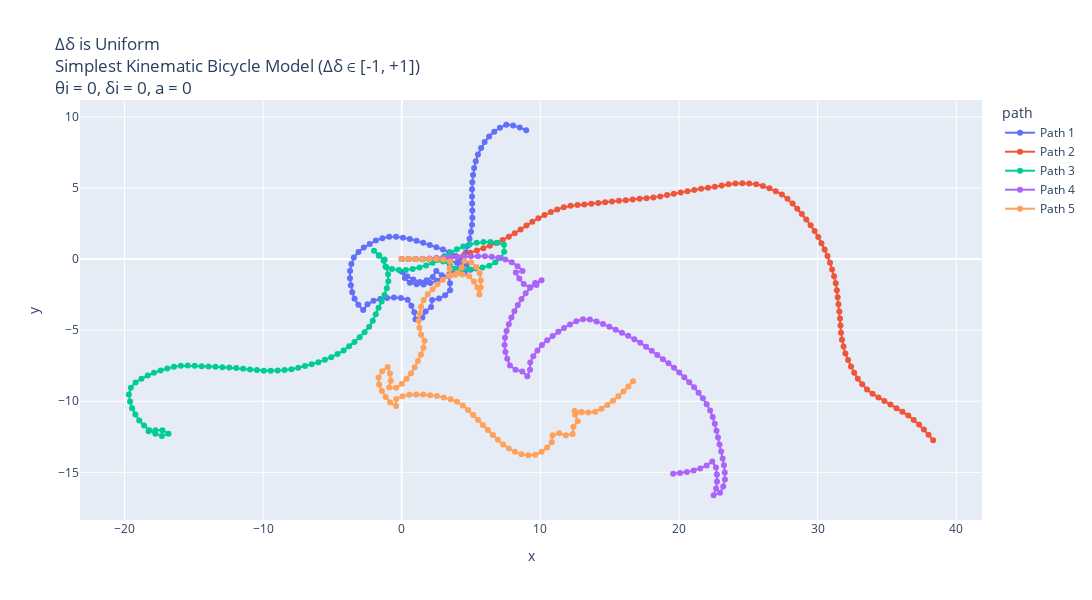

Here is the notebook cell this chart was saved with:
### Markdown cell above
Plots : When change in Steering Angle is Uniform Distribution

### Code cell
# Making 5 possible trajectories
trajectories = []
for i in range(5):
    x_traj, y_traj, theta_traj, delta_traj, uniform_change_in_delta, a_traj, v_traj = start_trajectory_when_change_is_uniform_distribution(theta_init=0.0, a_init=0.0, delta_init=0.0, v_init=5, mode="simple")
    trajectories.append((x_traj, y_traj, theta_traj, delta_traj, uniform_change_in_delta, a_traj, v_traj))


# Create a DataFrame for plotting
data = []
for i, (x_traj, y_traj, theta_traj, delta_traj, uniform_change_in_delta, a_traj, v_traj) in enumerate(trajectories):
    for x, y, v in zip(x_traj, y_traj, v_traj):
        data.append({"x": x, "y": y, "v": v, "path": f"Path {i+1}"})
df = pd.DataFrame(data)

# Create the plot
fig = px.line(df, x="x", y="y", color="path", custom_data=["v"], title="Δδ is Uniform <br>Simplest Kinematic Bicycle Model (Δδ ∈ [-1, +1]) <br>θi = 0, δi = 0, a = 0", render_mode="svg")
# Add hover functionality
fig.update_traces(mode="markers+lines", hovertemplate="<br>".join([
    "v: %{customdata[0]:.2f}",
    "x: %{x:.2f}",
    "y: %{y:.2f}"
]))
fig.update_layout(height=600,width=1130)
fig.show()


# Plotting in x w.r.t. time
dt = 0.1  # Time step
t_end = 10  # 10 seconds
t = np.arange(0, t_end + dt, dt)

plt.figure(figsize=(15, 6))
for i, (x_traj, y_traj, theta_traj, delta_traj, uniform_change_in_delta, a_traj, v_traj) in enumerate(trajectories):
    # Model built such that a remains same inside; can be randomised by using a random statement.
    # print(x_traj,"\n", y_traj)
    plt.plot(t, x_traj, label=f"Path {i+1}", alpha = 0.7)
plt.ylabel("x [m]")
plt.xlabel("t [s]")
plt.grid("True")
plt.title("x w.r.t. time")
plt.legend()
plt.show()


# Plotting in y w.r.t. time
dt = 0.1  # Time step
t_end = 10  # 10 seconds
t = np.arange(0, t_end + dt, dt)

plt.figure(figsize=(15, 6))
for i, (x_traj, y_traj, theta_traj, delta_traj, uniform_change_in_delta, a_traj, v_traj) in enumerate(trajectories):
    # Model built such that a remains same inside; can be randomised by using a random statement.
    # print(x_traj,"\n", y_traj)
    plt.plot(t, y_traj, label=f"Path {i+1}", alpha = 0.7)
plt.ylabel("y [m]")
plt.xlabel("t [s]")
plt.grid("True")
plt.title("Y w.r.t. time")
plt.legend()
plt.show()


# Plotting in theta(t) w.r.t. time
dt = 0.1  # Time step
t_end = 10  # 10 seconds
t = np.arange(0, t_end + dt, dt)

plt.figure(figsize=(15, 6))
for i, (x_traj, y_traj, theta_traj, delta_traj, uniform_change_in_delta, a_traj, v_traj) in enumerate(trajectories):
    # Model built such that a remains same inside; can be randomised by using a random statement.
    # print(x_traj,"\n", y_traj)
    plt.plot(t, theta_traj, label=f"Path {i+1}", alpha = 0.7)
plt.ylabel("θ [radian]")
plt.xlabel("t [s]")
plt.grid("True")
plt.title("Heading Angle w.r.t. time")
plt.legend()
plt.show()


# Plotting in delta(t) w.r.t. time
dt = 0.1  # Time step
t_end = 10  # 10 seconds
t = np.arange(0, t_end + dt, dt)

plt.figure(figsize=(15, 6))
for i, (x_traj, y_traj, theta_traj, delta_traj, uniform_change_in_delta, a_traj, v_traj) in enumerate(trajectories):
    # Model built such that a remains same inside; can be randomised by using a random statement.
    # print(x_traj,"\n", y_traj)
    plt.plot(t, delta_traj, label=f"Path {i+1}", alpha = 0.7)
plt.ylabel("δ [m/s]")
plt.xlabel("t [s]")
plt.grid("True")
plt.title("Steering Angle w.r.t. time")
plt.legend()
plt.show()


# Plotting variation in steering angle w.r.t. time
dt = 0.1  # Time step
t_end = 10  # 10 seconds
t = np.arange(0, t_end + dt, dt)

plt.figure(figsize=(15, 6))
for i, (x_traj, y_traj, theta_traj, delta_traj, uniform_change_in_delta, a_traj, v_traj) in enumerate(trajectories):
    # Model built such that a remains same inside; can be randomised by using a random statement.
    # print(x_traj,"\n", y_traj)
    plt.plot(t, uniform_change_in_delta, label=f"Path {i+1}", alpha = 0.7)
plt.ylabel("Δδ [radian]")
plt.xlabel("t [s]")
plt.grid("True")
plt.title("Δδ (Change in Steering Angle) w.r.t. time")
plt.legend()
plt.show()

### Figure 1 — Plotly figure (JSON) as saved in the notebook; plotly's stock layout.template omitted (floating-point values rounded to 4 significant figures)
{"data": [{"customdata": [[5], [5], [5], [5], [5], [5], [5], [5], [5], [5], [5], [5], [5], [5], [5], [5], [5], [5], [5], [5], [5], [5], [5], [5], [5], [5], [5], [5], [5], [5], [5], [5], [5], [5], [5], [5], [5], [5], [5], [5], [5], [5], [5], [5], [5], [5], [5], [5], [5], [5], [5], [5], [5], [5], [5], [5], [5], [5], [5], [5], [5], [5], [5], [5], [5], [5], [5], [5], [5], [5], [5], [5], [5], [5], [5], [5], [5], [5], [5], [5], [5], [5], [5], [5], [5], [5], [5], [5], [5], [5], [5], [5], [5], [5], [5], [5], [5], [5], [5], [5], [5]], "hovertemplate": "v: %{customdata[0]:.2f}<br>x: %{x:.2f}<br>y: %{y:.2f}", "legendgroup": "Path 1", "line": {"color": "#636efa", "dash": "solid"}, "marker": {"symbol": "circle"}, "mode": "markers+lines", "name": "Path 1", "orientation": "v", "showlegend": true, "type": "scatter", "x": [0, 0.5, 1, 1.5, 2.0, 2.5, 2.999, 3.494, 3.972, 4.421, 4.514, 4.963, 4.676, 4.288, 3.87, 3.43, 2.971, 2.497, 2.02, 1.545, 1.064, 0.5801, 0.08975, -0.4066, -0.9066, -1.397, -1.869, -2.311, -2.74, -3.127, -3.457, -3.637, -3.728, -3.735, -3.674, -3.573, -3.404, -3.132, -2.782, -2.471, -2.036, -1.554, -1.058, -0.5593, -0.06024, 0.4249, 0.6941, 0.9, 0.993, 1.481, 1.721, 2.116, 2.195, 2.686, 3.128, 3.489, 3.482, 3.385, 2.891, 2.491, 2.234, 1.788, 1.302, 0.832, 0.3894, 0.005435, 0.2188, 0.5876, 1.077, 1.577, 2.066, 2.534, 2.984, 3.425, 3.837, 4.209, 4.449, 4.622, 4.772, 4.89, 4.997, 5.071, 5.092, 5.089, 5.076, 5.065, 5.069, 5.089, 5.143, 5.219, 5.337, 5.5, 5.726, 5.979, 6.302, 6.669, 7.083, 7.537, 8.035, 8.513, 8.977], "xaxis": "x", "y": [0, 0, 0, -0.01518, -0.02132, -0.02414, -0.04876, -0.1196, -0.2663, -0.4862, -0.9775, -0.7582, -0.3493, -0.03327, 0.2406, 0.4784, 0.6757, 0.8362, 0.9867, 1.141, 1.28, 1.404, 1.502, 1.562, 1.56, 1.463, 1.297, 1.064, 0.807, 0.4906, 0.1147, -0.3518, -0.8434, -1.343, -1.84, -2.329, -2.8, -3.219, -3.577, -3.186, -2.939, -2.808, -2.743, -2.709, -2.739, -2.861, -3.282, -3.737, -4.229, -4.119, -3.68, -3.374, -2.88, -2.782, -2.549, -2.203, -1.703, -1.212, -1.134, -0.8337, -1.262, -1.489, -1.607, -1.437, -1.204, -0.8842, -1.336, -1.674, -1.776, -1.796, -1.692, -1.517, -1.3, -1.063, -0.7803, -0.4455, -0.007038, 0.4619, 0.9392, 1.425, 1.913, 2.408, 2.907, 3.407, 3.907, 4.407, 4.907, 5.407, 5.904, 6.398, 6.884, 7.357, 7.803, 8.234, 8.616, 8.955, 9.235, 9.446, 9.398, 9.252, 9.065], "yaxis": "y"}, {"customdata": [[5], [5], [5], [5], [5], [5], [5], [5], [5], [5], [5], [5], [5], [5], [5], [5], [5], [5], [5], [5], [5], [5], [5], [5], [5], [5], [5], [5], [5], [5], [5], [5], [5], [5], [5], [5], [5], [5], [5], [5], [5], [5], [5], [5], [5], [5], [5], [5], [5], [5], [5], [5], [5], [5], [5], [5], [5], [5], [5], [5], [5], [5], [5], [5], [5], [5], [5], [5], [5], [5], [5], [5], [5], [5], [5], [5], [5], [5], [5], [5], [5], [5], [5], [5], [5], [5], [5], [5], [5], [5], [5], [5], [5], [5], [5], [5], [5], [5], [5], [5], [5]], "hovertemplate": "v: %{customdata[0]:.2f}<br>x: %{x:.2f}<br>y: %{y:.2f}", "legendgroup": "Path 2", "line": {"color": "#EF553B", "dash": "solid"}, "marker": {"symbol": "circle"}, "mode": "markers+lines", "name": "Path 2", "orientation": "v", "showlegend": true, "type": "scatter", "x": [0, 0.5, 1, 1.5, 2.0, 2.5, 3.0, 3.498, 3.991, 4.472, 4.946, 5.418, 5.891, 6.359, 6.82, 7.275, 7.723, 8.153, 8.575, 8.995, 9.422, 9.853, 10.3, 10.75, 11.22, 11.69, 12.18, 12.68, 13.18, 13.67, 14.17, 14.67, 15.17, 15.66, 16.16, 16.66, 17.16, 17.65, 18.15, 18.65, 19.14, 19.63, 20.12, 20.61, 21.11, 21.6, 22.09, 22.59, 23.08, 23.57, 24.07, 24.57, 25.07, 25.57, 26.05, 26.52, 26.98, 27.42, 27.83, 28.19, 28.53, 28.86, 29.18, 29.49, 29.79, 30.04, 30.28, 30.5, 30.71, 30.89, 31.04, 31.19, 31.31, 31.39, 31.45, 31.5, 31.57, 31.62, 31.65, 31.69, 31.75, 31.87, 32.0, 32.19, 32.41, 32.64, 32.9, 33.22, 33.56, 33.96, 34.38, 34.82, 35.25, 35.69, 36.12, 36.54, 36.93, 37.32, 37.66, 38.0, 38.33], "xaxis": "x", "y": [0, 0, 0, -4.152e-06, 0.0003648, -0.001337, 0.01431, 0.05452, 0.1382, 0.2732, 0.4346, 0.5974, 0.7614, 0.9358, 1.13, 1.337, 1.561, 1.815, 2.082, 2.355, 2.615, 2.868, 3.092, 3.305, 3.49, 3.648, 3.749, 3.804, 3.843, 3.884, 3.938, 3.997, 4.051, 4.096, 4.143, 4.196, 4.234, 4.278, 4.333, 4.408, 4.497, 4.596, 4.681, 4.763, 4.856, 4.939, 5.014, 5.092, 5.173, 5.254, 5.315, 5.323, 5.309, 5.264, 5.146, 4.973, 4.772, 4.543, 4.244, 3.905, 3.538, 3.162, 2.778, 2.386, 1.98, 1.552, 1.109, 0.6646, 0.2107, -0.2565, -0.7332, -1.212, -1.697, -2.191, -2.687, -3.184, -3.68, -4.178, -4.677, -5.175, -5.671, -6.158, -6.639, -7.1, -7.552, -7.997, -8.424, -8.808, -9.168, -9.471, -9.74, -9.992, -10.24, -10.48, -10.73, -11.01, -11.31, -11.64, -11.99, -12.36, -12.74], "yaxis": "y"}, {"customdata": [[5], [5], [5], [5], [5], [5], [5], [5], [5], [5], [5], [5], [5], [5], [5], [5], [5], [5], [5], [5], [5], [5], [5], [5], [5], [5], [5], [5], [5], [5], [5], [5], [5], [5], [5], [5], [5], [5], [5], [5], [5], [5], [5], [5], [5], [5], [5], [5], [5], [5], [5], [5], [5], [5], [5], [5], [5], [5], [5], [5], [5], [5], [5], [5], [5], [5], [5], [5], [5], [5], [5], [5], [5], [5], [5], [5], [5], [5], [5], [5], [5], [5], [5], [5], [5], [5], [5], [5], [5], [5], [5], [5], [5], [5], [5], [5], [5], [5], [5], [5], [5]], "hovertemplate": "v: %{customdata[0]:.2f}<br>x: %{x:.2f}<br>y: %{y:.2f}", "legendgroup": "Path 3", "line": {"color": "#00cc96", "dash": "solid"}, "marker": {"symbol": "circle"}, "mode": "markers+lines", "name": "Path 3", "orientation": "v", "showlegend": true, "type": "scatter", "x": [0, 0.5, 1, 1.5, 2.0, 2.498, 2.986, 3.451, 3.839, 4.335, 4.834, 5.331, 5.826, 6.312, 6.749, 7.15, 7.391, 7.374, 6.893, 6.396, 5.896, 5.4, 4.909, 4.435, 3.977, 3.532, 3.096, 2.66, 2.218, 1.756, 1.276, 0.7864, 0.2905, -0.2094, -0.7044, -1.176, -1.237, -1.659, -2.002, -1.624, -1.309, -1.103, -0.9911, -0.9685, -1.079, -1.249, -1.453, -1.669, -1.875, -2.092, -2.35, -2.68, -3.036, -3.407, -3.796, -4.199, -4.633, -5.086, -5.548, -6.017, -6.498, -6.982, -7.467, -7.957, -8.453, -8.951, -9.451, -9.951, -10.45, -10.95, -11.45, -11.94, -12.44, -12.94, -13.44, -13.94, -14.44, -14.94, -15.44, -15.94, -16.43, -16.92, -17.4, -17.87, -18.33, -18.78, -19.21, -19.54, -19.69, -19.6, -19.45, -19.22, -18.94, -18.59, -18.21, -17.78, -17.3, -16.83, -17.27, -17.77, -18.26], "xaxis": "x", "y": [0, 0, 0, -0.01123, -0.02482, -0.06684, -0.1774, -0.3592, -0.6745, -0.7414, -0.7202, -0.6647, -0.5913, -0.4736, -0.2317, 0.06719, 0.5057, 1.005, 1.141, 1.201, 1.202, 1.138, 1.043, 0.8843, 0.685, 0.4569, 0.2108, -0.03366, -0.2664, -0.4577, -0.5997, -0.6991, -0.7631, -0.7723, -0.7016, -0.5347, -0.03842, 0.229, 0.5927, 0.266, -0.1224, -0.5778, -1.065, -1.565, -2.052, -2.523, -2.979, -3.43, -3.886, -4.336, -4.765, -5.14, -5.491, -5.826, -6.14, -6.436, -6.684, -6.897, -7.088, -7.261, -7.399, -7.522, -7.644, -7.744, -7.805, -7.847, -7.855, -7.847, -7.811, -7.767, -7.716, -7.666, -7.627, -7.603, -7.578, -7.563, -7.535, -7.5, -7.481, -7.503, -7.581, -7.691, -7.834, -7.996, -8.197, -8.416, -8.676, -9.046, -9.525, -10.02, -10.49, -10.94, -11.35, -11.71, -12.04, -12.28, -12.44, -12.29, -12.04, -12.04, -12.1], "yaxis": "y"}, {"customdata": [[5], [5], [5], [5], [5], [5], [5], [5], [5], [5], [5], [5], [5], [5], [5], [5], [5], [5], [5], [5], [5], [5], [5], [5], [5], [5], [5], [5], [5], [5], [5], [5], [5], [5], [5], [5], [5], [5], [5], [5], [5], [5], [5], [5], [5], [5], [5], [5], [5], [5], [5], [5], [5], [5], [5], [5], [5], [5], [5], [5], [5], [5], [5], [5], [5], [5], [5], [5], [5], [5], [5], [5], [5], [5], [5], [5], [5], [5], [5], [5], [5], [5], [5], [5], [5], [5], [5], [5], [5], [5], [5], [5], [5], [5], [5], [5], [5], [5], [5], [5], [5]], "hovertemplate": "v: %{customdata[0]:.2f}<br>x: %{x:.2f}<br>y: %{y:.2f}", "legendgroup": "Path 4", "line": {"color": "#ab63fa", "dash": "solid"}, "marker": {"symbol": "circle"}, "mode": "markers+lines", "name": "Path 4", "orientation": "v", "showlegend": true, "type": "scatter", "x": [0, 0.5, 1, 1.499, 1.999, 2.498, 2.997, 3.496, 3.995, 4.494, 4.994, 5.494, 5.994, 6.493, 6.988, 7.473, 7.933, 8.353, 8.716, 8.226, 8.48, 8.801, 9.244, 9.718, 10.08, 9.623, 9.261, 8.939, 8.638, 8.376, 8.129, 7.908, 7.722, 7.56, 7.445, 7.415, 7.478, 7.607, 7.804, 8.204, 8.689, 9.058, 9.252, 9.266, 9.494, 9.79, 10.12, 10.49, 10.89, 11.29, 11.71, 12.14, 12.59, 13.07, 13.57, 14.05, 14.52, 14.98, 15.43, 15.88, 16.33, 16.78, 17.2, 17.63, 18.03, 18.44, 18.84, 19.24, 19.64, 20.01, 20.38, 20.74, 21.09, 21.42, 21.72, 22.0, 22.25, 22.43, 22.58, 22.71, 22.81, 22.92, 23.04, 23.15, 23.25, 23.3, 23.31, 23.19, 22.96, 22.49, 22.67, 22.74, 22.73, 22.66, 22.4, 21.99, 21.53, 21.06, 20.57, 20.07, 19.58], "xaxis": "x", "y": [0, 0, 0, 0.02284, 0.04457, 0.07933, 0.1043, 0.1406, 0.1676, 0.1961, 0.2036, 0.2016, 0.192, 0.1644, 0.08958, -0.03278, -0.2276, -0.499, -0.8424, -0.9421, -1.373, -1.757, -1.988, -1.829, -1.489, -1.681, -2.027, -2.409, -2.808, -3.234, -3.669, -4.117, -4.582, -5.055, -5.541, -6.04, -6.536, -7.019, -7.479, -7.779, -7.9, -8.238, -7.777, -7.277, -6.832, -6.429, -6.05, -5.717, -5.412, -5.121, -4.844, -4.596, -4.377, -4.229, -4.253, -4.385, -4.563, -4.759, -4.973, -5.185, -5.402, -5.632, -5.892, -6.163, -6.449, -6.747, -7.044, -7.336, -7.643, -7.975, -8.31, -8.659, -9.019, -9.396, -9.794, -10.21, -10.64, -11.11, -11.59, -12.07, -12.56, -13.05, -13.53, -14.02, -14.51, -15.01, -15.51, -15.99, -16.44, -16.61, -16.15, -15.65, -15.15, -14.65, -14.23, -14.52, -14.72, -14.87, -14.97, -15.05, -15.11], "yaxis": "y"}, {"customdata": [[5], [5], [5], [5], [5], [5], [5], [5], [5], [5], [5], [5], [5], [5], [5], [5], [5], [5], [5], [5], [5], [5], [5], [5], [5], [5], [5], [5], [5], [5], [5], [5], [5], [5], [5], [5], [5], [5], [5], [5], [5], [5], [5], [5], [5], [5], [5], [5], [5], [5], [5], [5], [5], [5], [5], [5], [5], [5], [5], [5], [5], [5], [5], [5], [5], [5], [5], [5], [5], [5], [5], [5], [5], [5], [5], [5], [5], [5], [5], [5], [5], [5], [5], [5], [5], [5], [5], [5], [5], [5], [5], [5], [5], [5], [5], [5], [5], [5], [5], [5], [5]], "hovertemplate": "v: %{customdata[0]:.2f}<br>x: %{x:.2f}<br>y: %{y:.2f}", "legendgroup": "Path 5", "line": {"color": "#FFA15A", "dash": "solid"}, "marker": {"symbol": "circle"}, "mode": "markers+lines", "name": "Path 5", "orientation": "v", "showlegend": true, "type": "scatter", "x": [0, 0.5, 1, 1.5, 2.0, 2.5, 2.998, 3.481, 3.447, 3.532, 4.002, 4.318, 4.517, 5.008, 5.391, 5.62, 5.695, 5.698, 5.598, 5.458, 5.204, 4.861, 4.379, 3.879, 3.386, 2.964, 2.577, 2.22, 1.88, 1.582, 1.392, 1.288, 1.223, 1.274, 1.391, 1.639, 1.564, 1.388, 1.168, 0.934, 0.6703, 0.3503, 0.003149, -0.4079, -0.9076, -0.7933, -0.8519, -1.02, -1.412, -1.673, -1.637, -1.435, -1.158, -0.841, -0.4131, -0.4038, 0.0552, 0.5456, 1.045, 1.545, 2.043, 2.539, 3.03, 3.515, 3.984, 4.404, 4.789, 5.155, 5.505, 5.856, 6.212, 6.572, 6.933, 7.312, 7.728, 8.166, 8.635, 9.131, 9.63, 10.08, 10.48, 10.82, 10.88, 11.36, 11.84, 12.33, 12.39, 12.7, 12.51, 12.97, 12.47, 12.96, 13.46, 13.96, 14.41, 14.83, 15.24, 15.63, 16.0, 16.35, 16.69], "xaxis": "x", "y": [0, 0, 0, 0.00378, 0.009549, 0.005933, -0.03761, -0.1671, -0.6659, -1.159, -0.9883, -0.6005, -0.1418, -0.2346, -0.556, -1.001, -1.495, -1.995, -2.485, -2.005, -1.574, -1.211, -1.078, -1.096, -1.182, -1.45, -1.766, -2.117, -2.483, -2.885, -3.347, -3.836, -4.332, -4.829, -5.315, -5.75, -6.244, -6.712, -7.161, -7.603, -8.028, -8.412, -8.772, -9.057, -9.04, -8.553, -8.056, -7.586, -7.896, -8.323, -8.821, -9.279, -9.695, -10.08, -10.34, -9.84, -9.642, -9.545, -9.521, -9.534, -9.575, -9.64, -9.734, -9.855, -10.03, -10.3, -10.62, -10.96, -11.32, -11.67, -12.02, -12.37, -12.72, -13.04, -13.32, -13.56, -13.73, -13.8, -13.77, -13.55, -13.26, -12.89, -12.39, -12.26, -12.39, -12.3, -11.8, -11.41, -10.95, -10.75, -10.69, -10.78, -10.79, -10.74, -10.52, -10.26, -9.969, -9.649, -9.313, -8.959, -8.59], "yaxis": "y"}], "layout": {"height": 600, "legend": {"title": {"text": "path"}, "tracegroupgap": 0}, "title": {"text": "Δδ is Uniform <br>Simplest Kinematic Bicycle Model (Δδ ∈ [-1, +1]) <br>θi = 0, δi = 0, a = 0"}, "width": 1130, "xaxis": {"anchor": "y", "domain": [0, 1], "title": {"text": "x"}}, "yaxis": {"anchor": "x", "domain": [0, 1], "title": {"text": "y"}}}}
